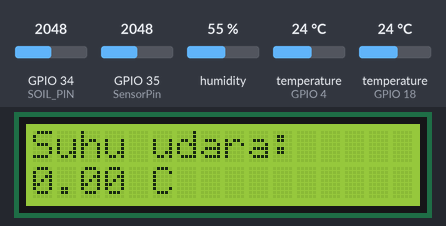
The sketch below on a simulated ESP32. Parts: 16×2 character LCD. The inputs (shaded band) are chosen by the test bench; at power-on: GPIO 34 (SOIL_PIN) = 2048, temperature (sensors on GPIO 4, GPIO 18) 24 °C, GPIO 35 (SensorPin) = 2048, humidity 55 %. WiFi joins after 1.5 s; servers stay silent unless stated; uploads are accepted with an empty reply; what the sketch prints to the serial monitor is not drawn.

Above: at 5.6 s.
5.7 s: GPIO 34 (SOIL_PIN) set to 3626
At 17.3 s:
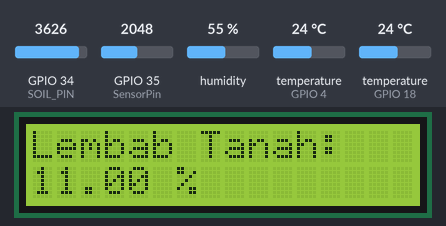
17.7 s: GPIO 34 (SOIL_PIN) set to 3740
27.7 s: temperature (sensor on GPIO 4) set to 7 °C
At 32.2 s:
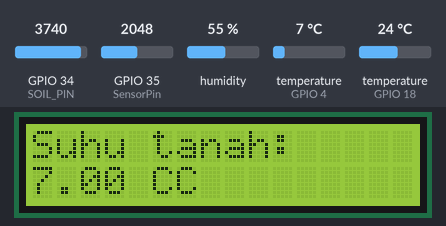
41.7 s: temperature (sensor on GPIO 4) set to 11 °C
At 52.3 s:
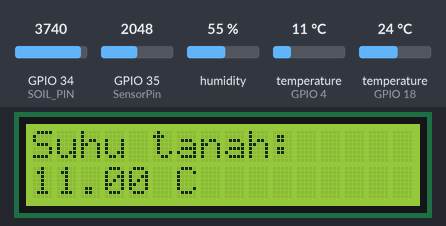
52.7 s: temperature (sensor on GPIO 18) set to 11 °C
At 66.6 s:
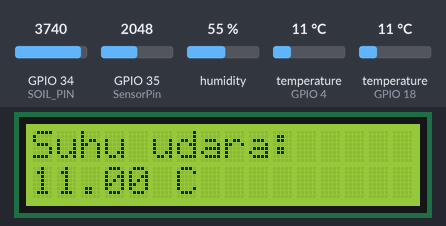
66.7 s: temperature (sensor on GPIO 18) set to 8 °C
At 87.4 s:
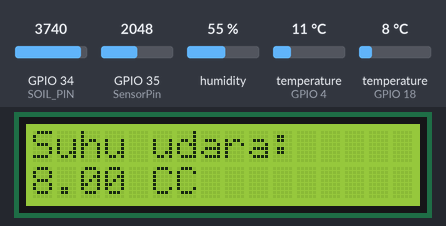
Timing chart, 0 to 88.9 s (numbered marks = the images above; inputs shaded):
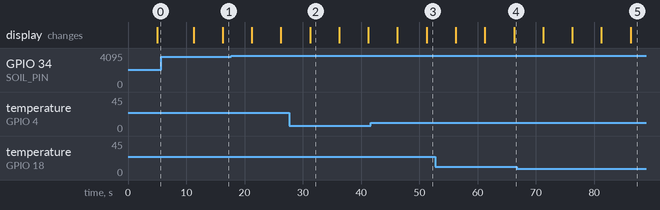

The sketch:

4_sensordbFIXXX.ino
```cpp
#include <WiFi.h>
#include <HTTPClient.h>
#include <DHT.h>
#include <OneWire.h>
#include <DallasTemperature.h>
#include <Wire.h>
#include <LiquidCrystal_I2C.h>

#define DHTPIN 18          // Pin DHT11 terhubung ke pin GPIO 18
#define DHTTYPE DHT11     // Jenis sensor DHT

#define ONE_WIRE_BUS 4    // Pin DS18B20 terhubung ke pin GPIO 4

#define SOIL_PIN 34       // Pin soil moisture terhubung ke pin GPIO 34

#define PH_OFFSET -1.00   // Jika ada offset pada pH meter
#define SensorPin 35    // Pin output Analog pH meter terhubung ke pin A0

DHT dht(DHTPIN, DHTTYPE);
OneWire oneWire(ONE_WIRE_BUS);
DallasTemperature sensors(&oneWire);

// Set the LCD address and dimensions
const int LCD_ADDRESS = 0x27;
const int LCD_COLS = 16;
const int LCD_ROWS = 2;

// Create an instance of the LiquidCrystal_I2C class
LiquidCrystal_I2C lcd(LCD_ADDRESS, LCD_COLS, LCD_ROWS);

String URL = "http://192.168.43.216/dht11/datasuhus.php";  // Sesuaikan dengan URL script PHP Anda

const char* ssid = "virus";
const char* password = "1sampai09";

float temperature = 0;
float tempC = 0;
float soilMoisture = 0;
float phValue = 0;

unsigned long previousMillis = 0;
const long interval = 10000; // Interval waktu antara pengiriman data ke database (dalam milidetik)
const int lcdUpdateInterval = 5000; // Interval waktu antara pembaruan tampilan di LCD (dalam milidetik)
unsigned long lcdPreviousMillis = 0;

enum DisplayState {
  TEMPERATURE,
  TEMC,
  SOIL_MOISTURE,
  PH_VALUE
};
DisplayState displayState = TEMPERATURE;

void setup() {
  Serial.begin(9600);

  dht.begin();
  sensors.begin();

  lcd.init();
  lcd.backlight();

  connectWiFi();
}

void loop() {
  unsigned long currentMillis = millis();
  if (currentMillis - previousMillis >= interval) {
    previousMillis = currentMillis;

    Load_Sensor_Data();
    if (temperature != 0 && tempC != -127.00 && soilMoisture != 0 && phValue != 0.0) {
      String postData = "temperature=" + String(temperature) + "&tempC=" + String(tempC) + "&soilMoisture=" + String(soilMoisture) + "&phValue=" + String(phValue);

      HTTPClient http;
      http.begin(URL);
      http.addHeader("Content-Type", "application/x-www-form-urlencoded");

      int httpCode = http.POST(postData);
      String payload = "";

      if (httpCode == 0) {
        Serial.println("Connection error or server timeout!");
      } else if (httpCode == HTTP_CODE_OK) {
        payload = http.getString();
        Serial.println(payload);
      } else {
        Serial.printf("[HTTP] POST... code: %d\n", httpCode);
      }

      http.end();  // Close connection

      Serial.print("URL : "); Serial.println(URL);
      Serial.print("Data: "); Serial.println(postData);
      Serial.print("httpCode: "); Serial.println(httpCode);
      Serial.print("payload : "); Serial.println(payload);
      Serial.println("--------------------------------------------------");
    }
  }

  unsigned long lcdCurrentMillis = millis();
  if (lcdCurrentMillis - lcdPreviousMillis >= lcdUpdateInterval) {
    lcdPreviousMillis = lcdCurrentMillis;
    updateLCD();
  }
}

void updateLCD() {
  switch (displayState) {
    case TEMPERATURE:
      lcd.setCursor(0, 0);
      lcd.print("Suhu udara:    ");
      lcd.setCursor(0, 1);
      lcd.print(temperature);
      lcd.print(" C");
      break;

    case TEMC:
      lcd.setCursor(0, 0);
      lcd.print("Suhu tanah:    ");
      lcd.setCursor(0, 1);
      lcd.print(tempC);
      lcd.print(" C");
      break;

    case SOIL_MOISTURE:
      lcd.setCursor(0, 0);
      lcd.print("Lembab Tanah:    ");
      lcd.setCursor(0, 1);
      lcd.print(soilMoisture);
      lcd.print(" %");
      break;

    case PH_VALUE:
      lcd.setCursor(0, 0);
      lcd.print("Nilai pH:      ");
      lcd.setCursor(0, 2);
      lcd.print(phValue);
      lcd.print("");
      break;
  }

  displayState = static_cast<DisplayState>((displayState + 1) % 4);
}

void Load_Sensor_Data() {
  float Temperature = dht.readTemperature();
  if (!isnan(Temperature)) {
    temperature = Temperature;
    Serial.print("Suhu udara: ");
    Serial.print(temperature);
    Serial.println(" °C");
  }

  sensors.requestTemperatures();
  tempC = sensors.getTempCByIndex(0);
  if (tempC != -127.00) {
    Serial.print("Suhu tanah: ");
    Serial.print(tempC);
    Serial.println(" °C");
  }

  int soilMoistureValue = analogRead(SOIL_PIN);
  soilMoisture = map(soilMoistureValue, 4095, 0, 0, 100);
  Serial.print("Kelembaban: ");
  Serial.print(soilMoisture);
  Serial.println(" %");

  unsigned long int avgValue = 0;
  int buf[10], temp;
  for (int i = 0; i < 10; i++) {
    buf[i] = analogRead(SensorPin);
    delay(10);
  }
  for (int i = 0; i < 9; i++) {
    for (int j = i + 1; j < 10; j++) {
      if (buf[i] > buf[j]) {
        temp = buf[i];
        buf[i] = buf[j];
        buf[j] = temp;
      }
    }
  }
  for (int i = 2; i < 8; i++) {
    avgValue += buf[i];
  }
  float analogVoltage = (float)avgValue * 5.0 / 10244 / 6; // Konversi analog menjadi miliVolt
  phValue = 3.5 * analogVoltage; // Konversi miliVolt menjadi nilai pH
  phValue += PH_OFFSET; // Penyesuaian offset

  Serial.print("Nilai pH: ");
  Serial.println(phValue, 2);
}

void connectWiFi() {
  WiFi.mode(WIFI_OFF);
  delay(1000);
  WiFi.mode(WIFI_STA);

  WiFi.begin(ssid, password);
  Serial.println("Connecting to WiFi");

  while (WiFi.status() != WL_CONNECTED) {
    delay(500);
    Serial.print(".");
  }

  Serial.print("Connected to: "); Serial.println(ssid);
  Serial.print("IP address: "); Serial.println(WiFi.localIP());
}
```

Measured:
- the behaviour switches between 9 and 10 °C on temperature (sensor on GPIO 4) (found by bisection; images 2 and 3)
- the behaviour switches between 10 and 9 °C on temperature (sensor on GPIO 18) (found by bisection; images 4 and 5)
- after the input at 27.7 s, the display: changes after 3.5 s (image 2)
- after the input at 41.7 s, the display: first differs from a run without the input after 9.6 s (image 3)
- after the input at 66.7 s, the display: first differs from a run without the input after 19.6 s (image 5)
- what the display in image 2 shows lasts 5.1 s, from 31.2 s to 36.3 s
